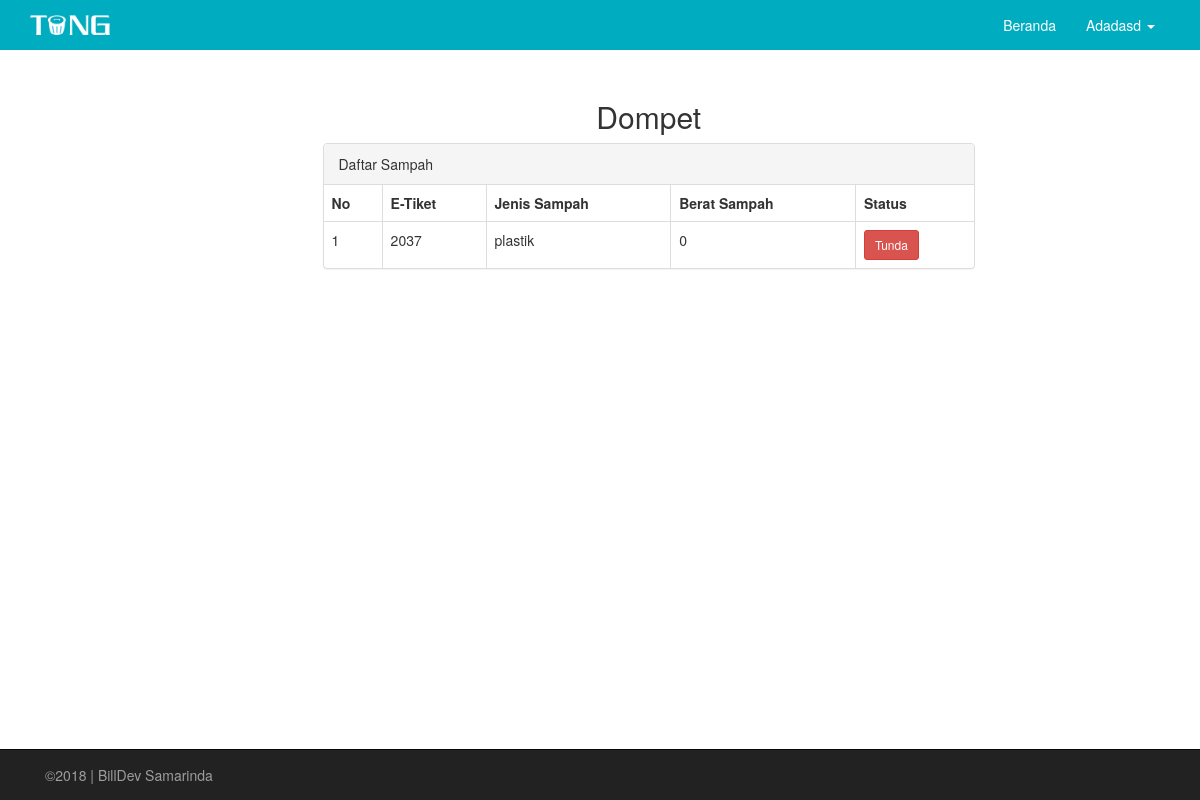
The app's page /driver/dompet.php (signed in) with its own data.
### tables this page shows
CREATE TABLE IF NOT EXISTS `user` (
`id_user` int(10) NOT NULL,
  `uniq` varchar(50) NOT NULL DEFAULT '0',
  `username` varchar(50) DEFAULT NULL,
  `password` varchar(50) NOT NULL,
  `level` int(1) NOT NULL
);

CREATE TABLE IF NOT EXISTS `data_sampah` (
`id_sampah` int(10) NOT NULL,
  `id_user` int(10) NOT NULL,
  `id_kat` int(10) DEFAULT NULL,
  `id_driver` int(10) DEFAULT NULL,
  `ket` text,
  `etiket` text,
  `berat` int(11) DEFAULT NULL,
  `status` int(1) DEFAULT NULL
);

CREATE TABLE IF NOT EXISTS `kategori` (
`id_kat` int(10) NOT NULL,
  `nama_kat` varchar(100) DEFAULT NULL,
  `harga_kat` int(20) DEFAULT NULL
);

### core/helper.php (called while the page is built, shortened)
<?php
if(isset($_SESSION['id'])){
	$id=$_SESSION['id'];
}

### driver/dompet.php (the view)
<?php include 'header.php' ?>
<div class="container">
	<div class="row">
		<div class="col-md-7 col-md-offset-3" style="margin-top: 30px">
			<h2 class="text-center">Dompet</h2>
			<div class="panel panel-default">
			  <div class="panel-heading">Daftar Sampah</div>
			  <table class="table table-bordered">
			    <tr>
			    	<th>No</th>
			    	<th>E-Tiket</th>
			    	<th>Jenis Sampah</th>
			    	<th>Berat Sampah</th>
			    	<th>Status</th>
			    </tr>
<?php
$no=0;
$s_sampah = "SELECT * FROM data_sampah,kategori WHERE data_sampah.id_kat=kategori.id_kat ";
$q_sampah = mysqli_query($conn,$s_sampah);
while ($td = mysqli_fetch_assoc($q_sampah)){
$no++;
?>
			    <tr>
			    	<td><?php echo $no; ?></td>
			    	<td><?php echo $td['etiket']; ?></td>
			    	<td><?php echo $td['nama_kat']; ?></td>
			    	<td><?php echo $td['berat']; ?></td>
			    	<td><?php
			    	$st=$td['status'];
			    	if($st==0){
			    		echo "<button class='btn btn-danger btn-sm'>Tunda</button>";
			    	}else{
			    		echo "<button class='btn btn-primary btn-sm'>Diterima</button>";
			    	}
			    	?></td>
			    </tr>
<?php
}
?>
			  </table>
			</div>
		</div>
	</div>
</div>
<?php include 'footer.php' ?>

### driver/header.php (shortened to what this page needs)
<?php
include '../core/helper.php' ;
include '../core/koneksi.php' ;
$s_usr = "SELECT * FROM user WHERE id_user=$id";
$q_usr = mysqli_query($conn,$s_usr);
$td = mysqli_fetch_assoc($q_usr);
$usr=ucfirst($td['username']);
?>
<!DOCTYPE html>
<html lang="en">
<head>
	<link href="../pustaka/css/bootstrap.min.css" rel="stylesheet">
	<link href="../pustaka/css/tema.css" rel="stylesheet">
</head>
<body>
<nav id="custom-bootstrap-menu" class="navbar navbar-default" style="margin-bottom: 0px;">
  <div class="container">
    <div class="navbar-header">
      <a class="navbar-brand" href="#"><img width="80px" src="../image/logo-tong3.png"></a>
    </div>
    <div class="collapse navbar-collapse" id="bs-example-navbar-collapse-1">
      <ul class="nav navbar-nav navbar-right">
        <li><a href="index.php">Beranda</a></li>
        <li class="dropdown">
          <a href="#" class="dropdown-toggle" data-toggle="dropdown" role="button" aria-haspopup="true" aria-expanded="false"><?php echo $usr;  ?> <span class="caret"></span></a>
        </li>
      </ul>
    </div>
  </div>
</nav>

### pustaka/css/tema.css (style rules this page uses)
#custom-bootstrap-menu.navbar-default .navbar-brand { color: rgba(255, 255, 255, 1); }
#custom-bootstrap-menu.navbar-default { font-size: 14px; background-color: rgba(0, 173, 192, 1); border-width: 0px; border-radius: 0px; }
#custom-bootstrap-menu.navbar-default .navbar-nav>li>a { color: rgba(255, 255, 255, 1); background-color: rgba(0, 173, 192, 1); }

### records on screen
user: username "Adadasd"
data_sampah: etiket "2037", id_kat.nama_kat "plastik", berat "0", status "Tunda"
